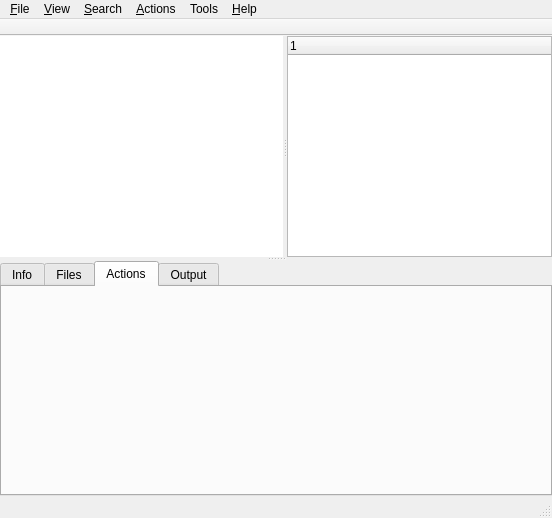
<?xml version="1.0" encoding="UTF-8"?>
<ui version="4.0">
 <class>MainWindow</class>
 <widget class="QMainWindow" name="MainWindow">
  <property name="geometry">
   <rect>
    <x>0</x>
    <y>0</y>
    <width>552</width>
    <height>518</height>
   </rect>
  </property>
  <property name="windowTitle">
   <string>Octopi</string>
  </property>
  <property name="windowIcon">
   <iconset>
    <normaloff>:/resorces/icons/resources/icons/octopi_yellow.png</normaloff>:/resorces/icons/resources/icons/octopi_yellow.png</iconset>
  </property>
  <widget class="QWidget" name="centralWidget">
   <property name="enabled">
    <bool>true</bool>
   </property>
   <layout class="QGridLayout" name="gridLayout">
    <property name="leftMargin">
     <number>0</number>
    </property>
    <property name="topMargin">
     <number>0</number>
    </property>
    <property name="rightMargin">
     <number>0</number>
    </property>
    <property name="bottomMargin">
     <number>0</number>
    </property>
    <property name="spacing">
     <number>0</number>
    </property>
    <item row="0" column="0">
     <widget class="QSplitter" name="splitterHorizontal">
      <property name="orientation">
       <enum>Qt::Vertical</enum>
      </property>
      <widget class="QSplitter" name="splitterVertical">
       <property name="orientation">
        <enum>Qt::Horizontal</enum>
       </property>
       <widget class="PackageTreeView" name="tvPackages">
        <property name="sizePolicy">
         <sizepolicy hsizetype="Expanding" vsizetype="MinimumExpanding">
          <horstretch>0</horstretch>
          <verstretch>0</verstretch>
         </sizepolicy>
        </property>
        <property name="minimumSize">
         <size>
          <width>0</width>
          <height>0</height>
         </size>
        </property>
        <property name="maximumSize">
         <size>
          <width>16777215</width>
          <height>16777215</height>
         </size>
        </property>
        <property name="frameShape">
         <enum>QFrame::NoFrame</enum>
        </property>
        <property name="frameShadow">
         <enum>QFrame::Plain</enum>
        </property>
        <property name="indentation">
         <number>20</number>
        </property>
        <property name="uniformRowHeights">
         <bool>true</bool>
        </property>
       </widget>
       <widget class="QTreeWidget" name="twGroups">
        <property name="maximumSize">
         <size>
          <width>265</width>
          <height>16777215</height>
         </size>
        </property>
        <column>
         <property name="text">
          <string notr="true">1</string>
         </property>
        </column>
       </widget>
      </widget>
      <widget class="QTabWidget" name="twProperties">
       <property name="sizePolicy">
        <sizepolicy hsizetype="Expanding" vsizetype="Expanding">
         <horstretch>0</horstretch>
         <verstretch>0</verstretch>
        </sizepolicy>
       </property>
       <property name="minimumSize">
        <size>
         <width>0</width>
         <height>235</height>
        </size>
       </property>
       <property name="currentIndex">
        <number>2</number>
       </property>
       <widget class="QWidget" name="tabInfo">
        <attribute name="title">
         <string>Info</string>
        </attribute>
       </widget>
       <widget class="QWidget" name="tbFiles">
        <attribute name="title">
         <string>Files</string>
        </attribute>
       </widget>
       <widget class="QWidget" name="tabTransaction">
        <attribute name="title">
         <string>Actions</string>
        </attribute>
       </widget>
       <widget class="QWidget" name="tabOutput">
        <attribute name="title">
         <string>Output</string>
        </attribute>
       </widget>
      </widget>
     </widget>
    </item>
   </layout>
  </widget>
  <widget class="QMenuBar" name="menuBar">
   <property name="geometry">
    <rect>
     <x>0</x>
     <y>0</y>
     <width>552</width>
     <height>20</height>
    </rect>
   </property>
   <property name="contextMenuPolicy">
    <enum>Qt::NoContextMenu</enum>
   </property>
   <widget class="QMenu" name="menuHelp">
    <property name="title">
     <string>&amp;Help</string>
    </property>
    <addaction name="actionHelpUsage"/>
    <addaction name="separator"/>
    <addaction name="actionDonate"/>
    <addaction name="actionHelpAbout"/>
   </widget>
   <widget class="QMenu" name="menuView">
    <property name="title">
     <string>&amp;View</string>
    </property>
    <addaction name="actionViewAllPackages"/>
    <addaction name="actionViewInstalledPackages"/>
    <addaction name="actionViewNonInstalledPackages"/>
    <addaction name="separator"/>
   </widget>
   <widget class="QMenu" name="menuTransaction">
    <property name="title">
     <string>&amp;Actions</string>
    </property>
    <addaction name="actionCommit"/>
    <addaction name="actionCancel"/>
   </widget>
   <widget class="QMenu" name="menuFile">
    <property name="title">
     <string>&amp;File</string>
    </property>
    <addaction name="actionGetNews"/>
    <addaction name="actionSyncPackages"/>
    <addaction name="actionSystemUpgrade"/>
    <addaction name="separator"/>
    <addaction name="actionInstallLocalPackage"/>
    <addaction name="actionCleanPackagesCache"/>
    <addaction name="actionOpenRootTerminal"/>
    <addaction name="separator"/>
    <addaction name="actionExit"/>
   </widget>
   <widget class="QMenu" name="menuSearch">
    <property name="title">
     <string>&amp;Search</string>
    </property>
    <addaction name="actionSearchByName"/>
    <addaction name="actionSearchByDescription"/>
    <addaction name="separator"/>
    <addaction name="actionSearchByFile"/>
   </widget>
   <widget class="QMenu" name="menuTools">
    <property name="title">
     <string>Tools</string>
    </property>
    <addaction name="actionCacheCleaner"/>
    <addaction name="actionPacmanLogViewer"/>
    <addaction name="actionRepositoryEditor"/>
   </widget>
   <addaction name="menuFile"/>
   <addaction name="menuView"/>
   <addaction name="menuSearch"/>
   <addaction name="menuTransaction"/>
   <addaction name="menuTools"/>
   <addaction name="menuHelp"/>
  </widget>
  <widget class="QToolBar" name="mainToolBar">
   <property name="contextMenuPolicy">
    <enum>Qt::NoContextMenu</enum>
   </property>
   <property name="movable">
    <bool>false</bool>
   </property>
   <attribute name="toolBarArea">
    <enum>TopToolBarArea</enum>
   </attribute>
   <attribute name="toolBarBreak">
    <bool>false</bool>
   </attribute>
  </widget>
  <widget class="QStatusBar" name="statusBar"/>
  <action name="actionHelpAbout">
   <property name="text">
    <string>&amp;About</string>
   </property>
   <property name="iconText">
    <string>About</string>
   </property>
   <property name="iconVisibleInMenu">
    <bool>true</bool>
   </property>
  </action>
  <action name="actionViewNonInstalledPackages">
   <property name="checkable">
    <bool>true</bool>
   </property>
   <property name="checked">
    <bool>false</bool>
   </property>
   <property name="text">
    <string>&amp;Non installed</string>
   </property>
  </action>
  <action name="actionCommit">
   <property name="icon">
    <iconset resource="../resources.qrc">
     <normaloff>:/resources/images/commit.png</normaloff>:/resources/images/commit.png</iconset>
   </property>
   <property name="text">
    <string>A&amp;pply</string>
   </property>
   <property name="shortcut">
    <string>Ctrl+M</string>
   </property>
  </action>
  <action name="actionCancel">
   <property name="icon">
    <iconset resource="../resources.qrc">
     <normaloff>:/resources/images/rollback.png</normaloff>:/resources/images/rollback.png</iconset>
   </property>
   <property name="text">
    <string>&amp;Cancel</string>
   </property>
   <property name="toolTip">
    <string>Cancel</string>
   </property>
   <property name="shortcut">
    <string>Ctrl+E</string>
   </property>
  </action>
  <action name="actionSyncPackages">
   <property name="icon">
    <iconset resource="../resources.qrc">
     <normaloff>:/resources/images/refresh.png</normaloff>:/resources/images/refresh.png</iconset>
   </property>
   <property name="text">
    <string>&amp;Check updates</string>
   </property>
   <property name="shortcut">
    <string>Ctrl+D</string>
   </property>
  </action>
  <action name="actionExit">
   <property name="icon">
    <iconset resource="../resources.qrc">
     <normaloff>:/resources/images/exit.png</normaloff>:/resources/images/exit.png</iconset>
   </property>
   <property name="text">
    <string>E&amp;xit</string>
   </property>
   <property name="shortcut">
    <string>Ctrl+Q</string>
   </property>
  </action>
  <action name="actionSystemUpgrade">
   <property name="icon">
    <iconset resource="../resources.qrc">
     <normaloff>:/resources/images/fast_forward.png</normaloff>:/resources/images/fast_forward.png</iconset>
   </property>
   <property name="text">
    <string>&amp;Install updates</string>
   </property>
   <property name="toolTip">
    <string>Install updates</string>
   </property>
   <property name="shortcut">
    <string>Ctrl+U</string>
   </property>
  </action>
  <action name="actionInstall">
   <property name="icon">
    <iconset resource="../resources.qrc">
     <normaloff>:/resources/images/toinstall.png</normaloff>:/resources/images/toinstall.png</iconset>
   </property>
   <property name="text">
    <string>Install</string>
   </property>
   <property name="toolTip">
    <string>Install</string>
   </property>
  </action>
  <action name="actionRemove">
   <property name="icon">
    <iconset resource="../resources.qrc">
     <normaloff>:/resources/images/toremove.png</normaloff>:/resources/images/toremove.png</iconset>
   </property>
   <property name="text">
    <string>Remove</string>
   </property>
   <property name="toolTip">
    <string>Remove</string>
   </property>
  </action>
  <action name="actionOutdated_packages">
   <property name="text">
    <string>Outdated packages</string>
   </property>
  </action>
  <action name="actionGetNews">
   <property name="icon">
    <iconset resource="../resources.qrc">
     <normaloff>:/resources/images/rss.png</normaloff>:/resources/images/rss.png</iconset>
   </property>
   <property name="text">
    <string>&amp;Get latest BSD news</string>
   </property>
   <property name="shortcut">
    <string>Ctrl+G</string>
   </property>
  </action>
  <action name="actionCollapseItem">
   <property name="icon">
    <iconset resource="../resources.qrc">
     <normaloff>:/resources/images/collapse.png</normaloff>:/resources/images/collapse.png</iconset>
   </property>
   <property name="text">
    <string>Collapse item</string>
   </property>
  </action>
  <action name="actionExpandItem">
   <property name="icon">
    <iconset resource="../resources.qrc">
     <normaloff>:/resources/images/expand.png</normaloff>:/resources/images/expand.png</iconset>
   </property>
   <property name="text">
    <string>Expand item</string>
   </property>
  </action>
  <action name="actionCollapseAllItems">
   <property name="icon">
    <iconset resource="../resources.qrc">
     <normaloff>:/resources/images/collapse.png</normaloff>:/resources/images/collapse.png</iconset>
   </property>
   <property name="text">
    <string>Collapse all items</string>
   </property>
  </action>
  <action name="actionExpandAllItems">
   <property name="icon">
    <iconset resource="../resources.qrc">
     <normaloff>:/resources/images/expand.png</normaloff>:/resources/images/expand.png</iconset>
   </property>
   <property name="text">
    <string>Expand all items</string>
   </property>
  </action>
  <action name="actionOpenFile">
   <property name="icon">
    <iconset resource="../resources.qrc">
     <normaloff>:/resources/images/binary.png</normaloff>:/resources/images/binary.png</iconset>
   </property>
   <property name="text">
    <string>Open file</string>
   </property>
  </action>
  <action name="actionEditFile">
   <property name="icon">
    <iconset resource="../resources.qrc">
     <normaloff>:/resources/images/editfile.png</normaloff>:/resources/images/editfile.png</iconset>
   </property>
   <property name="text">
    <string>Edit file</string>
   </property>
  </action>
  <action name="actionOpenDirectory">
   <property name="icon">
    <iconset resource="../resources.qrc">
     <normaloff>:/resources/images/folder.png</normaloff>:/resources/images/folder.png</iconset>
   </property>
   <property name="text">
    <string>Open directory</string>
   </property>
  </action>
  <action name="actionOpenTerminal">
   <property name="icon">
    <iconset resource="../resources.qrc">
     <normaloff>:/resources/images/terminal.png</normaloff>:/resources/images/terminal.png</iconset>
   </property>
   <property name="text">
    <string>Open terminal here</string>
   </property>
  </action>
  <action name="actionRemoveTransactionItem">
   <property name="icon">
    <iconset resource="../resources.qrc">
     <normaloff>:/resources/images/window_close.png</normaloff>:/resources/images/window_close.png</iconset>
   </property>
   <property name="text">
    <string>Remove item</string>
   </property>
   <property name="iconVisibleInMenu">
    <bool>true</bool>
   </property>
  </action>
  <action name="actionRemoveTransactionItems">
   <property name="icon">
    <iconset resource="../resources.qrc">
     <normaloff>:/resources/images/window_close.png</normaloff>:/resources/images/window_close.png</iconset>
   </property>
   <property name="text">
    <string>Remove items</string>
   </property>
   <property name="iconVisibleInMenu">
    <bool>true</bool>
   </property>
  </action>
  <action name="actionSearchByDescription">
   <property name="checkable">
    <bool>true</bool>
   </property>
   <property name="text">
    <string>By &amp;description</string>
   </property>
  </action>
  <action name="actionSearchByName">
   <property name="checkable">
    <bool>true</bool>
   </property>
   <property name="text">
    <string>By &amp;name</string>
   </property>
  </action>
  <action name="actionFindFileInPackage">
   <property name="icon">
    <iconset resource="../resources.qrc">
     <normaloff>:/resources/images/find.png</normaloff>:/resources/images/find.png</iconset>
   </property>
   <property name="text">
    <string>Find a file</string>
   </property>
  </action>
  <action name="actionOpenRootTerminal">
   <property name="icon">
    <iconset resource="../resources.qrc">
     <normaloff>:/resources/images/terminal.png</normaloff>:/resources/images/terminal.png</iconset>
   </property>
   <property name="text">
    <string>&amp;Open root terminal</string>
   </property>
  </action>
  <action name="actionHelpUsage">
   <property name="text">
    <string>&amp;Usage</string>
   </property>
   <property name="shortcut">
    <string>F1</string>
   </property>
   <property name="iconVisibleInMenu">
    <bool>true</bool>
   </property>
  </action>
  <action name="actionInstallLocalPackage">
   <property name="text">
    <string>&amp;Install local package...</string>
   </property>
  </action>
  <action name="actionPacmanLogViewer">
   <property name="enabled">
    <bool>true</bool>
   </property>
   <property name="text">
    <string>&amp;Pacman Log Viewer</string>
   </property>
   <property name="visible">
    <bool>true</bool>
   </property>
  </action>
  <action name="actionRepositoryEditor">
   <property name="icon">
    <iconset resource="../resources.qrc">
     <normaloff>:/resources/images/binary.png</normaloff>:/resources/images/binary.png</iconset>
   </property>
   <property name="text">
    <string>&amp;Repository Editor</string>
   </property>
  </action>
  <action name="actionCacheCleaner">
   <property name="icon">
    <iconset resource="../resources.qrc">
     <normaloff>:/resources/images/cachecleaner.png</normaloff>:/resources/images/cachecleaner.png</iconset>
   </property>
   <property name="text">
    <string>&amp;Cache Cleaner</string>
   </property>
  </action>
  <action name="actionViewInstalledPackages">
   <property name="checkable">
    <bool>true</bool>
   </property>
   <property name="text">
    <string>&amp;Installed</string>
   </property>
  </action>
  <action name="actionViewAllPackages">
   <property name="checkable">
    <bool>true</bool>
   </property>
   <property name="text">
    <string/>
   </property>
  </action>
  <action name="actionSearchByFile">
   <property name="checkable">
    <bool>true</bool>
   </property>
   <property name="text">
    <string>By &amp;file</string>
   </property>
  </action>
  <action name="actionCleanPackagesCache">
   <property name="icon">
    <iconset resource="../resources.qrc">
     <normaloff>:/resources/images/cachecleaner.png</normaloff>:/resources/images/cachecleaner.png</iconset>
   </property>
   <property name="text">
    <string>Cl&amp;ean packages' cache</string>
   </property>
  </action>
  <action name="actionDonate">
   <property name="text">
    <string>&amp;Donate</string>
   </property>
  </action>
 </widget>
 <layoutdefault spacing="6" margin="11"/>
 <customwidgets>
  <customwidget>
   <class>PackageTreeView</class>
   <extends>QTreeView</extends>
   <header>src/packagetreeview.h</header>
  </customwidget>
 </customwidgets>
 <tabstops>
  <tabstop>tvPackages</tabstop>
  <tabstop>twProperties</tabstop>
 </tabstops>
 <resources>
  <include location="../resources.qrc"/>
 </resources>
 <connections/>
</ui>
